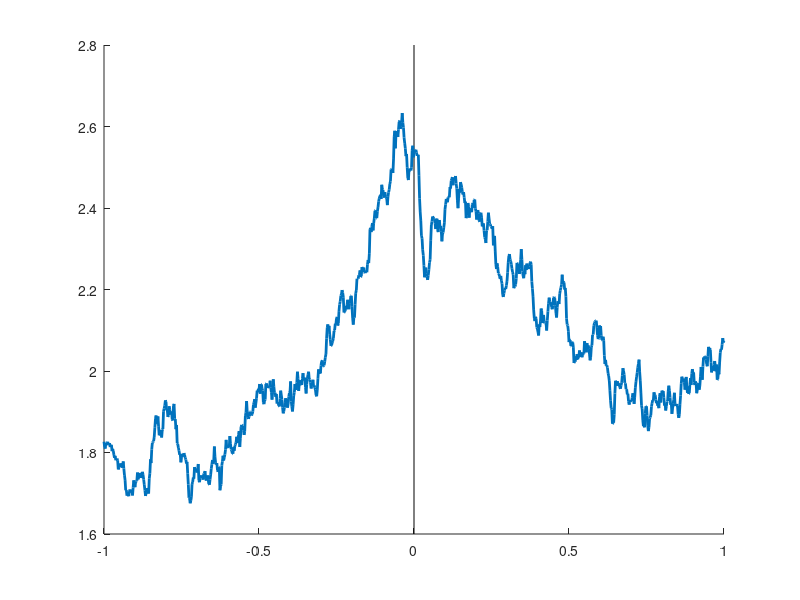

Write MATLAB code to recreate this figure. (Note: this script raises an error after producing the figure.)
clear all
close all
clc


load( 'ripple2spindleonset.mat' )

figure
% drawBackgroundPatch([-.12 .12],[1.6 2.8],[.9 .9 .9])
line([0 0],[1.6 2.8],'color','k')
hold on
plot( rwin,mean( X ),'linewidth',2)
myaxis('time [sec]','ripple likelihood' )
xlim([-.5 .5])
yyaxis right
ax                                  = gca;
ax.YAxis( 2 ).Color                 = 'k';
plot( rwin,S,'k','linewidth',2 )
myaxis('time [sec]','spindle amplitude [zscore]' )




%% colorcode
figure
PV                          = log10( STS( tpv,10 ));
PV( PV>-5 )                 = 0;
imagesc( rwin,1,PV )
xlim([-.5 .5])

cmap = [autumn;.7 .7 .7];
colormap( cmap )
pbaspect([1 .1 1])
axis off
colorbar
